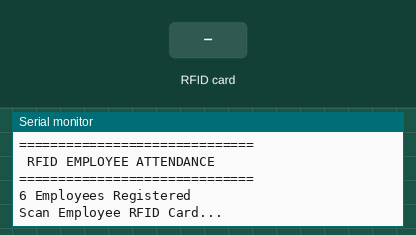
Recording of a sketch running on a simulated Arduino Uno, built with avr-gcc and run on an emulated ATmega328P. Shown: the last lines printed to the serial monitor. Inputs (shaded band) come from the test bench.

Above: at 1.3 s.
1.4 s: RFID card B3 C7 01 07 held to the reader
At 2.6 s:
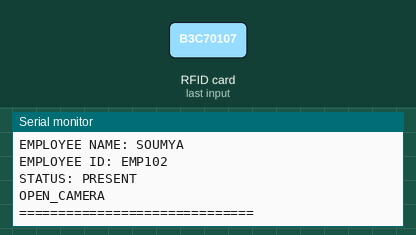
2.9 s: RFID card 6D 7C F7 06 held to the reader
5.3 s: RFID card B6 2B F5 06 held to the reader
7.5 s: RFID card 5E 7A 19 C4 held to the reader
At 9.9 s:
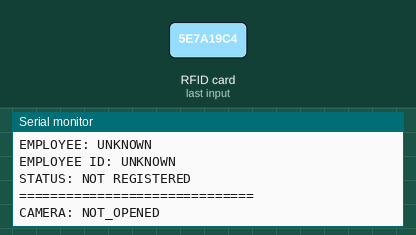

Measured:
- after the input at 1.4 s, the serial monitor: prints a new line at once (image 1)
- after the input at 7.5 s, the serial monitor: prints a new line after 0.68 s (image 2)

The sketch:

rfid.ino
```cpp
#include <SPI.h>
#include <MFRC522.h>

#define SS_PIN 10
#define RST_PIN 9

MFRC522 rfid(SS_PIN, RST_PIN);

// =================================
// REGISTERED EMPLOYEES
// =================================

// Employee 1
byte employee1UID[] = {0xB3, 0xC7, 0x01, 0x07};
String employee1Name = "SOUMYA";
String employee1ID = "EMP102";

// Employee 2
byte employee2UID[] = {0x6D, 0x7C, 0xF7, 0x06};
String employee2Name = "SMRUTI";
String employee2ID = "EMP103";

// Employee 3
byte employee3UID[] = {0xB6, 0x2B, 0xF5, 0x06};
String employee3Name = "GEETA";
String employee3ID = "EMP104";

// Employee 4
byte employee4UID[] = {0x55, 0xAB, 0xF5, 0x06};
String employee4Name = "SIBA";
String employee4ID = "EMP105";

// Employee 5
byte employee5UID[] = {0xAC, 0x89, 0xF5, 0x06};
String employee5Name = "OMM";
String employee5ID = "EMP106";

// Employee 6
byte employee6UID[] = {0xCF, 0xAB, 0x42, 0x1C};
String employee6Name = "SOURAV";
String employee6ID = "EMP101";


// =================================
// SETUP
// =================================

void setup() {

  Serial.begin(9600);

  SPI.begin();
  rfid.PCD_Init();

  Serial.println("==============================");
  Serial.println(" RFID EMPLOYEE ATTENDANCE");
  Serial.println("==============================");

  Serial.println("6 Employees Registered");
  Serial.println("Scan Employee RFID Card...");
}


// =================================
// LOOP
// =================================

void loop() {

  // Check if RFID card is present
  if (!rfid.PICC_IsNewCardPresent()) {
    return;
  }

  // Read RFID card
  if (!rfid.PICC_ReadCardSerial()) {
    return;
  }

  Serial.println();
  Serial.println("------------------------------");

  Serial.print("CARD UID: ");

  for (byte i = 0; i < rfid.uid.size; i++) {

    if (rfid.uid.uidByte[i] < 0x10) {
      Serial.print("0");
    }

    Serial.print(rfid.uid.uidByte[i], HEX);

    if (i < rfid.uid.size - 1) {
      Serial.print(":");
    }
  }

  Serial.println();


  // =================================
  // CHECK EMPLOYEE 1
  // =================================

  if (checkUID(employee1UID)) {

    attendance(employee1Name, employee1ID);
  }


  // =================================
  // CHECK EMPLOYEE 2
  // =================================

  else if (checkUID(employee2UID)) {

    attendance(employee2Name, employee2ID);
  }


  // =================================
  // CHECK EMPLOYEE 3
  // =================================

  else if (checkUID(employee3UID)) {

    attendance(employee3Name, employee3ID);
  }


  // =================================
  // CHECK EMPLOYEE 4
  // =================================

  else if (checkUID(employee4UID)) {

    attendance(employee4Name, employee4ID);
  }


  // =================================
  // CHECK EMPLOYEE 5
  // =================================

  else if (checkUID(employee5UID)) {

    attendance(employee5Name, employee5ID);
  }


  // =================================
  // CHECK EMPLOYEE 6
  // =================================

  else if (checkUID(employee6UID)) {

    attendance(employee6Name, employee6ID);
  }


  // =================================
  // UNKNOWN CARD
  // =================================

  else {

    Serial.println("==============================");
    Serial.println(" UNKNOWN CARD");
    Serial.println("==============================");

    Serial.println("EMPLOYEE: UNKNOWN");
    Serial.println("EMPLOYEE ID: UNKNOWN");
    Serial.println("STATUS: NOT REGISTERED");

    Serial.println("==============================");

    // Do NOT open camera for unknown card
    Serial.println("CAMERA: NOT_OPENED");
  }


  // Stop RFID communication
  rfid.PICC_HaltA();
  rfid.PCD_StopCrypto1();

  delay(2000);

  Serial.println();
  Serial.println("Scan Employee RFID Card...");
}


// =================================
// CHECK UID FUNCTION
// =================================

bool checkUID(byte registeredUID[]) {

  if (rfid.uid.size != 4) {
    return false;
  }

  for (byte i = 0; i < 4; i++) {

    if (rfid.uid.uidByte[i] != registeredUID[i]) {
      return false;
    }
  }

  return true;
}


// =================================
// ATTENDANCE FUNCTION
// =================================

void attendance(String employeeName, String employeeID) {

  Serial.println("==============================");
  Serial.println(" EMPLOYEE ATTENDANCE");
  Serial.println("==============================");

  Serial.println("RFID CARD: MATCHED");

  Serial.print("EMPLOYEE NAME: ");
  Serial.println(employeeName);

  Serial.print("EMPLOYEE ID: ");
  Serial.println(employeeID);

  Serial.println("STATUS: PRESENT");

  // =================================
  // SEND CAMERA COMMAND TO LAPTOP
  // =================================

  Serial.println("OPEN_CAMERA");

  Serial.println("==============================");
}
```
